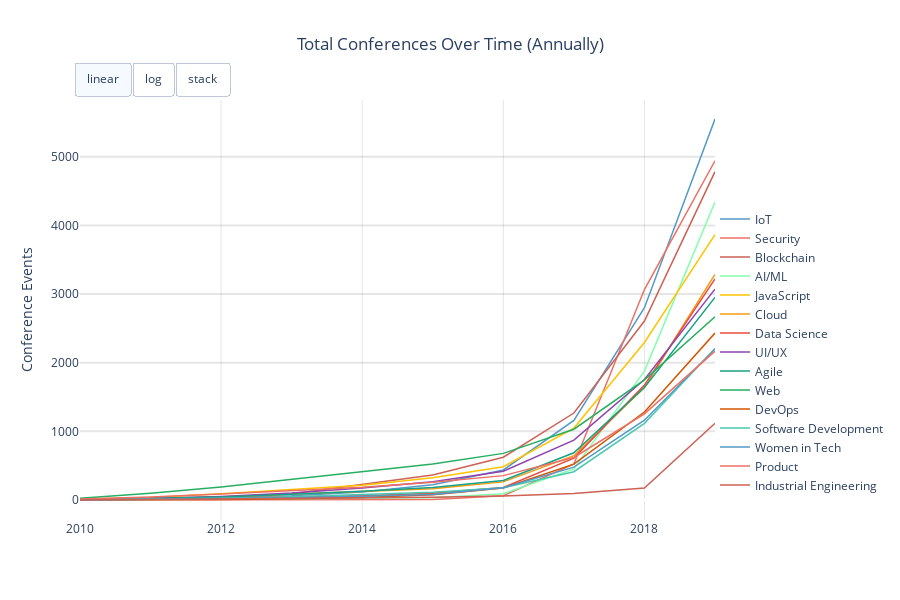

Notebook code cell kept with this figure:
### Code cell
# Set parameters for stackplot
col = 'category'
yearlist = list(range(2010,2020))
n=15

# Remove empty category values and expand events with multiple categories
df2 = df_both[(df_both[col] != '') & (df_both[col] != 'nan')].copy()
df2[col] = df2[col].str.split('|')
df2 = df2.explode(col).copy()
df2 = df2.dropna(subset=[col])
df2 = df2[(df2[col] != '') & (df2[col] != 'nan')].copy()
df2[col] = df2[col].apply(lambda x: str(x).split(' / ')[0])

# Group by category to get top category list
dfg = df2[[col, 'name']].groupby(col).count()
dfg.columns = ['count']
dfg = dfg.sort_values(by=['count'],ascending=False)
catlist = dfg.head(n).index.to_list()
        
# Create year column from creation date
df2['year'] = df2['startDate'].apply(lambda x: int(str(x)[0:4]))

# Filter to previously identified top categories and years
df2 = df2[df2[col].isin(catlist)]
df2 = df2[df2['year'].isin(yearlist)]

# Add up total events for preceding years for each year and add zero value rows for blank year/category pairs
dfg = pd.DataFrame(columns=['year', 'category', 'count'])
for year in yearlist:
    for category in catlist:
        dfp2 = df2[(df2['year'] <= year) & (df2['category'] == category)]
        dfp2 = dfp2[[col,'name']].groupby([col]).count()
        dfp2.columns = ['count']
        dfp2['year'] = year
        dfp2 = dfp2.reset_index()
        dfp2 = dfp2[['year', 'category', 'count']]
        if len(dfp2) == 0:
            dfp2 = pd.DataFrame([[year, category, 0]], columns=['year', 'category', 'count'])
        dfg = pd.concat([dfg, dfp2], ignore_index=True)
dfg = dfg.astype({"year": int, "count": int})
dfg = dfg.sort_values(by=['year'],ascending=True).reset_index().copy()

# Create list of categories in table ordered by last year event count
categories_ordered = dfg[dfg['year']==yearlist[-1]].sort_values(by=['count'],ascending=False)[col].tolist()

# Create tuple of event count arrays for each category to pass to stack plot function
plotlist = (dfg[dfg[col]==categories_ordered[0]]['year'].values,)
for category in categories_ordered:
    plotlist = plotlist + (dfg[dfg[col]==category]['count'].values,)

# Create stack plot of annual total recipes by category in dataset over time
lines_and_stacks(plotlist, catlist, title='Total Conferences Over Time (Annually)', div=False)

### Figure 1 — Plotly figure (JSON) as saved in the notebook; plotly's stock layout.template omitted (floating-point values rounded to 4 significant figures)
{"data": [{"hoverinfo": "x+y+name", "line": {"color": "#5499c7", "width": 1.5}, "mode": "lines", "name": "IoT", "stackgroup": "", "type": "scatter", "x": [2010, 2011, 2012, 2013, 2014, 2015, 2016, 2017, 2018, 2019], "y": [11, 21, 37, 62, 118, 222, 438, 1160, 2801, 5549]}, {"hoverinfo": "x+y+name", "line": {"color": "#ec7063", "width": 1.5}, "mode": "lines", "name": "Security", "stackgroup": "", "type": "scatter", "x": [2010, 2011, 2012, 2013, 2014, 2015, 2016, 2017, 2018, 2019], "y": [0, 0, 0, 0, 0, 9, 63, 525, 3065, 4941]}, {"hoverinfo": "x+y+name", "line": {"color": "#cd6155", "width": 1.5}, "mode": "lines", "name": "Blockchain", "stackgroup": "", "type": "scatter", "x": [2010, 2011, 2012, 2013, 2014, 2015, 2016, 2017, 2018, 2019], "y": [1, 8, 25, 90, 224, 364, 623, 1267, 2607, 4783]}, {"hoverinfo": "x+y+name", "line": {"color": "#82FFAB", "width": 1.5}, "mode": "lines", "name": "AI/ML", "stackgroup": "", "type": "scatter", "x": [2010, 2011, 2012, 2013, 2014, 2015, 2016, 2017, 2018, 2019], "y": [0, 6, 7, 14, 19, 33, 91, 452, 1878, 4340]}, {"hoverinfo": "x+y+name", "line": {"color": "#FFC300", "width": 1.5}, "mode": "lines", "name": "JavaScript", "stackgroup": "", "type": "scatter", "x": [2010, 2011, 2012, 2013, 2014, 2015, 2016, 2017, 2018, 2019], "y": [12, 35, 92, 148, 214, 324, 484, 1048, 2295, 3866]}, {"hoverinfo": "x+y+name", "line": {"color": "#f39c12", "width": 1.5}, "mode": "lines", "name": "Cloud", "stackgroup": "", "type": "scatter", "x": [2010, 2011, 2012, 2013, 2014, 2015, 2016, 2017, 2018, 2019], "y": [2, 15, 48, 84, 121, 163, 264, 645, 1640, 3286]}, {"hoverinfo": "x+y+name", "line": {"color": "#e74c3c", "width": 1.5}, "mode": "lines", "name": "Data Science", "stackgroup": "", "type": "scatter", "x": [2010, 2011, 2012, 2013, 2014, 2015, 2016, 2017, 2018, 2019], "y": [8, 18, 31, 43, 62, 97, 183, 610, 1674, 3219]}, {"hoverinfo": "x+y+name", "line": {"color": "#8e44ad", "width": 1.5}, "mode": "lines", "name": "UI/UX", "stackgroup": "", "type": "scatter", "x": [2010, 2011, 2012, 2013, 2014, 2015, 2016, 2017, 2018, 2019], "y": [7, 24, 52, 102, 175, 266, 419, 873, 1755, 3072]}, {"hoverinfo": "x+y+name", "line": {"color": "#16a085", "width": 1.5}, "mode": "lines", "name": "Agile", "stackgroup": "", "type": "scatter", "x": [2010, 2011, 2012, 2013, 2014, 2015, 2016, 2017, 2018, 2019], "y": [4, 23, 43, 82, 126, 181, 283, 688, 1638, 2952]}, {"hoverinfo": "x+y+name", "line": {"color": "#27ae60", "width": 1.5}, "mode": "lines", "name": "Web", "stackgroup": "", "type": "scatter", "x": [2010, 2011, 2012, 2013, 2014, 2015, 2016, 2017, 2018, 2019], "y": [25, 100, 190, 303, 420, 525, 679, 1031, 1749, 2669]}, {"hoverinfo": "x+y+name", "line": {"color": "#d35400", "width": 1.5}, "mode": "lines", "name": "DevOps", "stackgroup": "", "type": "scatter", "x": [2010, 2011, 2012, 2013, 2014, 2015, 2016, 2017, 2018, 2019], "y": [2, 3, 7, 20, 36, 76, 174, 523, 1282, 2432]}, {"hoverinfo": "x+y+name", "line": {"color": "#48c9b0", "width": 1.5}, "mode": "lines", "name": "Software Development", "stackgroup": "", "type": "scatter", "x": [2010, 2011, 2012, 2013, 2014, 2015, 2016, 2017, 2018, 2019], "y": [2, 10, 24, 47, 77, 114, 178, 412, 1117, 2207]}, {"hoverinfo": "x+y+name", "line": {"color": "#5499c7", "width": 1.5}, "mode": "lines", "name": "Women in Tech", "stackgroup": "", "type": "scatter", "x": [2010, 2011, 2012, 2013, 2014, 2015, 2016, 2017, 2018, 2019], "y": [1, 12, 20, 32, 54, 80, 178, 478, 1163, 2200]}, {"hoverinfo": "x+y+name", "line": {"color": "#ec7063", "width": 1.5}, "mode": "lines", "name": "Product", "stackgroup": "", "type": "scatter", "x": [2010, 2011, 2012, 2013, 2014, 2015, 2016, 2017, 2018, 2019], "y": [14, 45, 88, 138, 186, 258, 355, 619, 1254, 2168]}, {"hoverinfo": "x+y+name", "line": {"color": "#cd6155", "width": 1.5}, "mode": "lines", "name": "Industrial Engineering", "stackgroup": "", "type": "scatter", "x": [2010, 2011, 2012, 2013, 2014, 2015, 2016, 2017, 2018, 2019], "y": [1, 8, 12, 20, 30, 40, 59, 94, 174, 1118]}], "layout": {"height": 600, "legend": {"bgcolor": "rgba(0,0,0,0)", "x": 1, "y": 0.4}, "plot_bgcolor": "rgba(255,255,255,1)", "title": {"text": "Total Conferences Over Time (Annually)", "x": 0.5, "xanchor": "center"}, "updatemenus": [{"active": 0, "buttons": [{"args": [{"data": [{"hoverinfo": "x+y+name", "line": {"color": "#5499c7", "width": 1.5}, "mode": "lines", "name": "IoT", "stackgroup": "", "x": [2010, 2011, 2012, 2013, 2014, 2015, 2016, 2017, 2018, 2019], "y": [11, 21, 37, 62, 118, 222, 438, 1160, 2801, 5549]}, {"hoverinfo": "x+y+name", "line": {"color": "#ec7063", "width": 1.5}, "mode": "lines", "name": "Security", "stackgroup": "", "x": [2010, 2011, 2012, 2013, 2014, 2015, 2016, 2017, 2018, 2019], "y": [0, 0, 0, 0, 0, 9, 63, 525, 3065, 4941]}, {"hoverinfo": "x+y+name", "line": {"color": "#cd6155", "width": 1.5}, "mode": "lines", "name": "Blockchain", "stackgroup": "", "x": [2010, 2011, 2012, 2013, 2014, 2015, 2016, 2017, 2018, 2019], "y": [1, 8, 25, 90, 224, 364, 623, 1267, 2607, 4783]}, {"hoverinfo": "x+y+name", "line": {"color": "#82FFAB", "width": 1.5}, "mode": "lines", "name": "AI/ML", "stackgroup": "", "x": [2010, 2011, 2012, 2013, 2014, 2015, 2016, 2017, 2018, 2019], "y": [0, 6, 7, 14, 19, 33, 91, 452, 1878, 4340]}, {"hoverinfo": "x+y+name", "line": {"color": "#FFC300", "width": 1.5}, "mode": "lines", "name": "JavaScript", "stackgroup": "", "x": [2010, 2011, 2012, 2013, 2014, 2015, 2016, 2017, 2018, 2019], "y": [12, 35, 92, 148, 214, 324, 484, 1048, 2295, 3866]}, {"hoverinfo": "x+y+name", "line": {"color": "#f39c12", "width": 1.5}, "mode": "lines", "name": "Cloud", "stackgroup": "", "x": [2010, 2011, 2012, 2013, 2014, 2015, 2016, 2017, 2018, 2019], "y": [2, 15, 48, 84, 121, 163, 264, 645, 1640, 3286]}, {"hoverinfo": "x+y+name", "line": {"color": "#e74c3c", "width": 1.5}, "mode": "lines", "name": "Data Science", "stackgroup": "", "x": [2010, 2011, 2012, 2013, 2014, 2015, 2016, 2017, 2018, 2019], "y": [8, 18, 31, 43, 62, 97, 183, 610, 1674, 3219]}, {"hoverinfo": "x+y+name", "line": {"color": "#8e44ad", "width": 1.5}, "mode": "lines", "name": "UI/UX", "stackgroup": "", "x": [2010, 2011, 2012, 2013, 2014, 2015, 2016, 2017, 2018, 2019], "y": [7, 24, 52, 102, 175, 266, 419, 873, 1755, 3072]}, {"hoverinfo": "x+y+name", "line": {"color": "#16a085", "width": 1.5}, "mode": "lines", "name": "Agile", "stackgroup": "", "x": [2010, 2011, 2012, 2013, 2014, 2015, 2016, 2017, 2018, 2019], "y": [4, 23, 43, 82, 126, 181, 283, 688, 1638, 2952]}, {"hoverinfo": "x+y+name", "line": {"color": "#27ae60", "width": 1.5}, "mode": "lines", "name": "Web", "stackgroup": "", "x": [2010, 2011, 2012, 2013, 2014, 2015, 2016, 2017, 2018, 2019], "y": [25, 100, 190, 303, 420, 525, 679, 1031, 1749, 2669]}, {"hoverinfo": "x+y+name", "line": {"color": "#d35400", "width": 1.5}, "mode": "lines", "name": "DevOps", "stackgroup": "", "x": [2010, 2011, 2012, 2013, 2014, 2015, 2016, 2017, 2018, 2019], "y": [2, 3, 7, 20, 36, 76, 174, 523, 1282, 2432]}, {"hoverinfo": "x+y+name", "line": {"color": "#48c9b0", "width": 1.5}, "mode": "lines", "name": "Software Development", "stackgroup": "", "x": [2010, 2011, 2012, 2013, 2014, 2015, 2016, 2017, 2018, 2019], "y": [2, 10, 24, 47, 77, 114, 178, 412, 1117, 2207]}, {"hoverinfo": "x+y+name", "line": {"color": "#5499c7", "width": 1.5}, "mode": "lines", "name": "Women in Tech", "stackgroup": "", "x": [2010, 2011, 2012, 2013, 2014, 2015, 2016, 2017, 2018, 2019], "y": [1, 12, 20, 32, 54, 80, 178, 478, 1163, 2200]}, {"hoverinfo": "x+y+name", "line": {"color": "#ec7063", "width": 1.5}, "mode": "lines", "name": "Product", "stackgroup": "", "x": [2010, 2011, 2012, 2013, 2014, 2015, 2016, 2017, 2018, 2019], "y": [14, 45, 88, 138, 186, 258, 355, 619, 1254, 2168]}, {"hoverinfo": "x+y+name", "line": {"color": "#cd6155", "width": 1.5}, "mode": "lines", "name": "Industrial Engineering", "stackgroup": "", "x": [2010, 2011, 2012, 2013, 2014, 2015, 2016, 2017, 2018, 2019], "y": [1, 8, 12, 20, 30, 40, 59, 94, 174, 1118]}], "layout": {"height": 600, "legend": {"bgcolor": "rgba(0,0,0,0)", "x": 1, "y": 0.4}, "plot_bgcolor": "rgba(255,255,255,1)", "title": {"text": "Total Conferences Over Time (Annually)", "x": 0.5, "xanchor": "center"}, "xaxis": {"gridcolor": "rgba(0,0,0,.1)"}, "yaxis": {"autorange": false, "gridcolor": "rgba(0,0,0,.1)", "gridwidth": 2, "range": [-291.3, 5826.0], "ticklen": 5, "title": {"text": "Conference Events"}, "type": "linear"}}}], "label": "linear", "method": "animate"}, {"args": [{"data": [{"hoverinfo": "x+y+name", "line": {"color": "#5499c7", "width": 1.5}, "mode": "lines", "name": "IoT", "stackgroup": "", "x": [2010, 2011, 2012, 2013, 2014, 2015, 2016, 2017, 2018, 2019], "y": [11, 21, 37, 62, 118, 222, 438, 1160, 2801, 5549]}, {"hoverinfo": "x+y+name", "line": {"color": "#ec7063", "width": 1.5}, "mode": "lines", "name": "Security", "stackgroup": "", "x": [2010, 2011, 2012, 2013, 2014, 2015, 2016, 2017, 2018, 2019], "y": [0, 0, 0, 0, 0, 9, 63, 525, 3065, 4941]}, {"hoverinfo": "x+y+name", "line": {"color": "#cd6155", "width": 1.5}, "mode": "lines", "name": "Blockchain", "stackgroup": "", "x": [2010, 2011, 2012, 2013, 2014, 2015, 2016, 2017, 2018, 2019], "y": [1, 8, 25, 90, 224, 364, 623, 1267, 2607, 4783]}, {"hoverinfo": "x+y+name", "line": {"color": "#82FFAB", "width": 1.5}, "mode": "lines", "name": "AI/ML", "stackgroup": "", "x": [2010, 2011, 2012, 2013, 2014, 2015, 2016, 2017, 2018, 2019], "y": [0, 6, 7, 14, 19, 33, 91, 452, 1878, 4340]}, {"hoverinfo": "x+y+name", "line": {"color": "#FFC300", "width": 1.5}, "mode": "lines", "name": "JavaScript", "stackgroup": "", "x": [2010, 2011, 2012, 2013, 2014, 2015, 2016, 2017, 2018, 2019], "y": [12, 35, 92, 148, 214, 324, 484, 1048, 2295, 3866]}, {"hoverinfo": "x+y+name", "line": {"color": "#f39c12", "width": 1.5}, "mode": "lines", "name": "Cloud", "stackgroup": "", "x": [2010, 2011, 2012, 2013, 2014, 2015, 2016, 2017, 2018, 2019], "y": [2, 15, 48, 84, 121, 163, 264, 645, 1640, 3286]}, {"hoverinfo": "x+y+name", "line": {"color": "#e74c3c", "width": 1.5}, "mode": "lines", "name": "Data Science", "stackgroup": "", "x": [2010, 2011, 2012, 2013, 2014, 2015, 2016, 2017, 2018, 2019], "y": [8, 18, 31, 43, 62, 97, 183, 610, 1674, 3219]}, {"hoverinfo": "x+y+name", "line": {"color": "#8e44ad", "width": 1.5}, "mode": "lines", "name": "UI/UX", "stackgroup": "", "x": [2010, 2011, 2012, 2013, 2014, 2015, 2016, 2017, 2018, 2019], "y": [7, 24, 52, 102, 175, 266, 419, 873, 1755, 3072]}, {"hoverinfo": "x+y+name", "line": {"color": "#16a085", "width": 1.5}, "mode": "lines", "name": "Agile", "stackgroup": "", "x": [2010, 2011, 2012, 2013, 2014, 2015, 2016, 2017, 2018, 2019], "y": [4, 23, 43, 82, 126, 181, 283, 688, 1638, 2952]}, {"hoverinfo": "x+y+name", "line": {"color": "#27ae60", "width": 1.5}, "mode": "lines", "name": "Web", "stackgroup": "", "x": [2010, 2011, 2012, 2013, 2014, 2015, 2016, 2017, 2018, 2019], "y": [25, 100, 190, 303, 420, 525, 679, 1031, 1749, 2669]}, {"hoverinfo": "x+y+name", "line": {"color": "#d35400", "width": 1.5}, "mode": "lines", "name": "DevOps", "stackgroup": "", "x": [2010, 2011, 2012, 2013, 2014, 2015, 2016, 2017, 2018, 2019], "y": [2, 3, 7, 20, 36, 76, 174, 523, 1282, 2432]}, {"hoverinfo": "x+y+name", "line": {"color": "#48c9b0", "width": 1.5}, "mode": "lines", "name": "Software Development", "stackgroup": "", "x": [2010, 2011, 2012, 2013, 2014, 2015, 2016, 2017, 2018, 2019], "y": [2, 10, 24, 47, 77, 114, 178, 412, 1117, 2207]}, {"hoverinfo": "x+y+name", "line": {"color": "#5499c7", "width": 1.5}, "mode": "lines", "name": "Women in Tech", "stackgroup": "", "x": [2010, 2011, 2012, 2013, 2014, 2015, 2016, 2017, 2018, 2019], "y": [1, 12, 20, 32, 54, 80, 178, 478, 1163, 2200]}, {"hoverinfo": "x+y+name", "line": {"color": "#ec7063", "width": 1.5}, "mode": "lines", "name": "Product", "stackgroup": "", "x": [2010, 2011, 2012, 2013, 2014, 2015, 2016, 2017, 2018, 2019], "y": [14, 45, 88, 138, 186, 258, 355, 619, 1254, 2168]}, {"hoverinfo": "x+y+name", "line": {"color": "#cd6155", "width": 1.5}, "mode": "lines", "name": "Industrial Engineering", "stackgroup": "", "x": [2010, 2011, 2012, 2013, 2014, 2015, 2016, 2017, 2018, 2019], "y": [1, 8, 12, 20, 30, 40, 59, 94, 174, 1118]}], "layout": {"height": 600, "legend": {"bgcolor": "rgba(0,0,0,0)", "x": 1, "y": 0.4}, "plot_bgcolor": "rgba(255,255,255,1)", "title": {"text": "Total Conferences Over Time (Annually)", "x": 0.5, "xanchor": "center"}, "xaxis": {"gridcolor": "rgba(0,0,0,.1)"}, "yaxis": {"autorange": false, "gridcolor": "rgba(0,0,0,.1)", "gridwidth": 2, "range": [-0.1, 3.954], "ticklen": 5, "title": {"text": "Conference Events"}, "type": "log"}}}], "label": "log", "method": "animate"}, {"args": [{"data": [{"hoverinfo": "x+y+name", "line": {"color": "#5499c7", "width": 1.5}, "mode": "lines", "name": "IoT", "stackgroup": "one", "x": [2010, 2011, 2012, 2013, 2014, 2015, 2016, 2017, 2018, 2019], "y": [11, 21, 37, 62, 118, 222, 438, 1160, 2801, 5549]}, {"hoverinfo": "x+y+name", "line": {"color": "#ec7063", "width": 1.5}, "mode": "lines", "name": "Security", "stackgroup": "one", "x": [2010, 2011, 2012, 2013, 2014, 2015, 2016, 2017, 2018, 2019], "y": [0, 0, 0, 0, 0, 9, 63, 525, 3065, 4941]}, {"hoverinfo": "x+y+name", "line": {"color": "#cd6155", "width": 1.5}, "mode": "lines", "name": "Blockchain", "stackgroup": "one", "x": [2010, 2011, 2012, 2013, 2014, 2015, 2016, 2017, 2018, 2019], "y": [1, 8, 25, 90, 224, 364, 623, 1267, 2607, 4783]}, {"hoverinfo": "x+y+name", "line": {"color": "#82FFAB", "width": 1.5}, "mode": "lines", "name": "AI/ML", "stackgroup": "one", "x": [2010, 2011, 2012, 2013, 2014, 2015, 2016, 2017, 2018, 2019], "y": [0, 6, 7, 14, 19, 33, 91, 452, 1878, 4340]}, {"hoverinfo": "x+y+name", "line": {"color": "#FFC300", "width": 1.5}, "mode": "lines", "name": "JavaScript", "stackgroup": "one", "x": [2010, 2011, 2012, 2013, 2014, 2015, 2016, 2017, 2018, 2019], "y": [12, 35, 92, 148, 214, 324, 484, 1048, 2295, 3866]}, {"hoverinfo": "x+y+name", "line": {"color": "#f39c12", "width": 1.5}, "mode": "lines", "name": "Cloud", "stackgroup": "one", "x": [2010, 2011, 2012, 2013, 2014, 2015, 2016, 2017, 2018, 2019], "y": [2, 15, 48, 84, 121, 163, 264, 645, 1640, 3286]}, {"hoverinfo": "x+y+name", "line": {"color": "#e74c3c", "width": 1.5}, "mode": "lines", "name": "Data Science", "stackgroup": "one", "x": [2010, 2011, 2012, 2013, 2014, 2015, 2016, 2017, 2018, 2019], "y": [8, 18, 31, 43, 62, 97, 183, 610, 1674, 3219]}, {"hoverinfo": "x+y+name", "line": {"color": "#8e44ad", "width": 1.5}, "mode": "lines", "name": "UI/UX", "stackgroup": "one", "x": [2010, 2011, 2012, 2013, 2014, 2015, 2016, 2017, 2018, 2019], "y": [7, 24, 52, 102, 175, 266, 419, 873, 1755, 3072]}, {"hoverinfo": "x+y+name", "line": {"color": "#16a085", "width": 1.5}, "mode": "lines", "name": "Agile", "stackgroup": "one", "x": [2010, 2011, 2012, 2013, 2014, 2015, 2016, 2017, 2018, 2019], "y": [4, 23, 43, 82, 126, 181, 283, 688, 1638, 2952]}, {"hoverinfo": "x+y+name", "line": {"color": "#27ae60", "width": 1.5}, "mode": "lines", "name": "Web", "stackgroup": "one", "x": [2010, 2011, 2012, 2013, 2014, 2015, 2016, 2017, 2018, 2019], "y": [25, 100, 190, 303, 420, 525, 679, 1031, 1749, 2669]}, {"hoverinfo": "x+y+name", "line": {"color": "#d35400", "width": 1.5}, "mode": "lines", "name": "DevOps", "stackgroup": "one", "x": [2010, 2011, 2012, 2013, 2014, 2015, 2016, 2017, 2018, 2019], "y": [2, 3, 7, 20, 36, 76, 174, 523, 1282, 2432]}, {"hoverinfo": "x+y+name", "line": {"color": "#48c9b0", "width": 1.5}, "mode": "lines", "name": "Software Development", "stackgroup": "one", "x": [2010, 2011, 2012, 2013, 2014, 2015, 2016, 2017, 2018, 2019], "y": [2, 10, 24, 47, 77, 114, 178, 412, 1117, 2207]}, {"hoverinfo": "x+y+name", "line": {"color": "#5499c7", "width": 1.5}, "mode": "lines", "name": "Women in Tech", "stackgroup": "one", "x": [2010, 2011, 2012, 2013, 2014, 2015, 2016, 2017, 2018, 2019], "y": [1, 12, 20, 32, 54, 80, 178, 478, 1163, 2200]}, {"hoverinfo": "x+y+name", "line": {"color": "#ec7063", "width": 1.5}, "mode": "lines", "name": "Product", "stackgroup": "one", "x": [2010, 2011, 2012, 2013, 2014, 2015, 2016, 2017, 2018, 2019], "y": [14, 45, 88, 138, 186, 258, 355, 619, 1254, 2168]}, {"hoverinfo": "x+y+name", "line": {"color": "#cd6155", "width": 1.5}, "mode": "lines", "name": "Industrial Engineering", "stackgroup": "one", "x": [2010, 2011, 2012, 2013, 2014, 2015, 2016, 2017, 2018, 2019], "y": [1, 8, 12, 20, 30, 40, 59, 94, 174, 1118]}], "layout": {"height": 600, "legend": {"bgcolor": "rgba(0,0,0,0)", "x": 1, "y": 0.4}, "plot_bgcolor": "rgba(255,255,255,1)", "title": {"text": "Total Conferences Over Time (Annually)", "x": 0.5, "xanchor": "center"}, "xaxis": {"gridcolor": "rgba(0,0,0,.1)"}, "yaxis": {"autorange": false, "gridcolor": "rgba(0,0,0,.1)", "gridwidth": 2, "range": [-2562.0, 51240.0], "ticklen": 5, "title": {"text": "Conference Events"}, "type": "linear"}}}], "label": "stack", "method": "animate"}], "direction": "right", "pad": {"r": 10, "t": 10}, "showactive": true, "type": "buttons", "x": 0.25, "y": 1.115, "yanchor": "top"}], "xaxis": {"gridcolor": "rgba(0,0,0,.1)"}, "yaxis": {"autorange": false, "gridcolor": "rgba(0,0,0,.1)", "gridwidth": 2, "range": [-291.3, 5826.0], "ticklen": 5, "title": {"text": "Conference Events"}, "type": "linear"}}}
